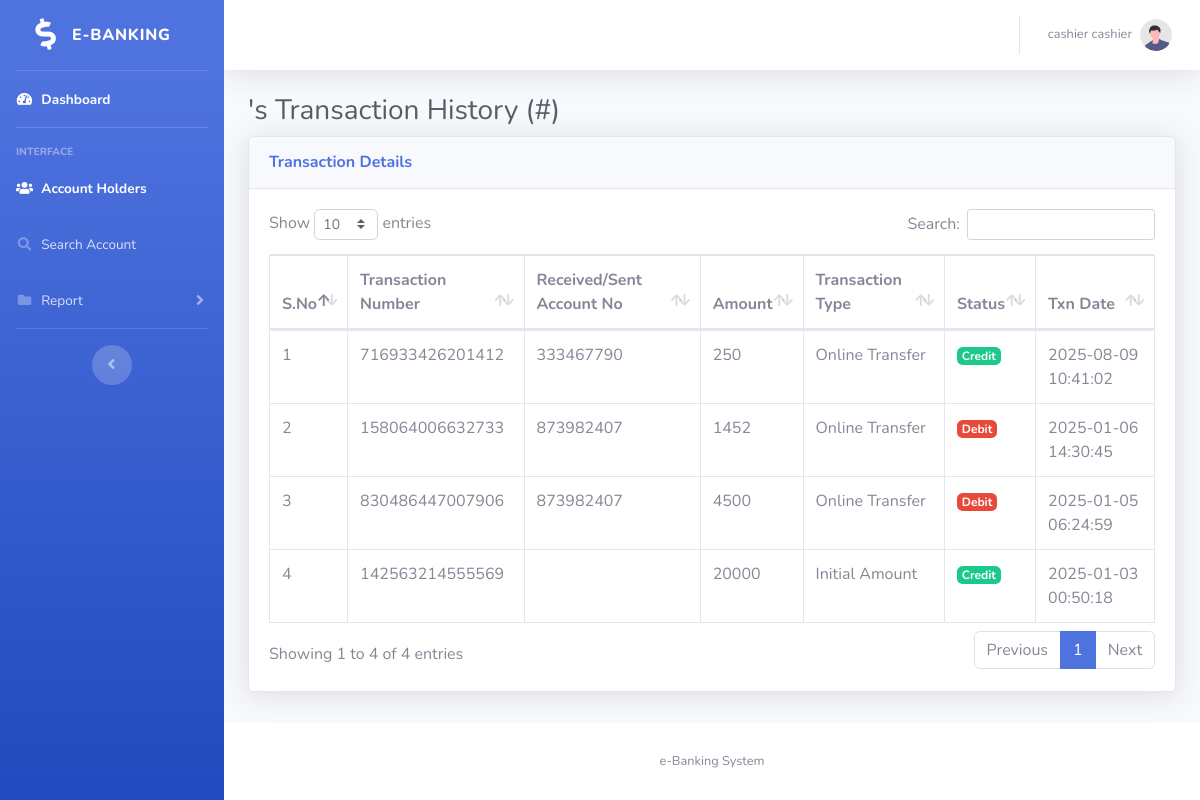
/bankms/cashier/txn-history.php?userid=2 (signed in), run on the app's committed database.
### tables this page shows
CREATE TABLE `tblcashier` (
  `ID` int(10) NOT NULL,
  `EmpID` varchar(250) DEFAULT NULL,
  `FirstName` varchar(250) DEFAULT NULL,
  `LastName` varchar(250) DEFAULT NULL,
  `MobileNumber` bigint(10) DEFAULT NULL,
  `Email` varchar(250) DEFAULT NULL,
  `Gender` varchar(250) DEFAULT NULL,
  `Dob` date DEFAULT NULL,
  `Address` mediumtext DEFAULT NULL,
  `Password` varchar(250) DEFAULT NULL,
  `JoiningDate` timestamp NULL DEFAULT current_timestamp()
);

CREATE TABLE `tbltransaction` (
  `ID` int(11) NOT NULL,
  `txnNumber` bigint(15) DEFAULT NULL,
  `UserID` int(5) DEFAULT NULL,
  `AccountNumber` int(11) DEFAULT NULL,
  `Amount` decimal(10,0) DEFAULT NULL,
  `TransactionType` varchar(250) DEFAULT NULL,
  `Status` varchar(250) DEFAULT NULL,
  `TransactionDate` timestamp NULL DEFAULT current_timestamp(),
  `cashierId` int(11) DEFAULT NULL,
  `userIdRT` int(11) NOT NULL
);

CREATE TABLE `tblaccountdetails` (
  `ID` int(10) NOT NULL,
  `Userid` int(5) DEFAULT NULL,
  `AddressProof` varchar(250) DEFAULT NULL,
  `APIDNumber` varchar(250) DEFAULT NULL,
  `UAProof` varchar(250) DEFAULT NULL,
  `UPCard` varchar(250) DEFAULT NULL,
  `PANNum` varchar(250) DEFAULT NULL,
  `Address` varchar(250) DEFAULT NULL,
  `DOB` varchar(250) DEFAULT NULL,
  `TermandCond` int(1) DEFAULT NULL,
  `ApplyDate` timestamp NULL DEFAULT current_timestamp(),
  `AccountNumber` int(10) DEFAULT NULL,
  `AllottedUserid` varchar(250) DEFAULT NULL,
  `Initialamount` decimal(10,0) DEFAULT NULL,
  `Remarks` varchar(250) DEFAULT NULL,
  `Status` varchar(250) DEFAULT NULL,
  `AllottedDate` timestamp NULL DEFAULT NULL ON UPDATE current_timestamp()
);

### bankms/cashier/txn-history.php (the view, shortened to what this page needs)
<?php session_start();
include('includes/dbconnection.php');
if (strlen($_SESSION['cid']==0)) {
  header('location:logout.php');
  } else{
  ?>
<!DOCTYPE html>
<html lang="en">
<head>
    <link href="../vendor/fontawesome-free/css/all.min.css" rel="stylesheet" type="text/css">
    <link href="../css/sb-admin-2.min.css" rel="stylesheet">
    <link href="../vendor/datatables/dataTables.bootstrap4.min.css" rel="stylesheet">
</head>
<body id="page-top">
    <div id="wrapper">
        <?php include_once('includes/sidebar.php');?>
        <div id="content-wrapper" class="d-flex flex-column">
            <div id="content">
              <?php include_once('includes/header.php');?>
                <div class="container-fluid">
                    <h1 class="h3 mb-2 text-gray-800"><?php echo $_GET['uname'];?>'s Transaction History (#<?php echo $_GET['anumber'];?>)</h1>
                    <div class="card shadow mb-4">
                        <div class="card-header py-3">
                            <h6 class="m-0 font-weight-bold text-primary">Transaction Details</h6>
                        </div>
                        <div class="card-body">
                            <div class="table-responsive">
                                <table class="table table-bordered" id="dataTable" width="100%" cellspacing="0">
                                    <thead>
                                        <tr>
                                            <th>S.No</th>
                                                    <th>Transaction Number</th>
                                                    <th>Received/Sent Account No</th>
                                                    <th>Amount</th>
                                                    <th>Transaction Type</th>
                                                    <th>Status</th>
                                                    <th>Txn Date</th>
                                        </tr>
                                    </thead>
                                    <tbody>
                                        <?php
                                        $uid=intval($_GET['userid']);
$query = $dbh -> prepare("SELECT tbltransaction.*, tblaccountdetails.AccountNumber AS BenAccountNumber from tbltransaction
left join tblaccountdetails on tblaccountdetails.Userid=tbltransaction.userIdRT
 where tbltransaction.UserID=:uid order by tbltransaction.id desc");
$query->bindParam(':uid',$uid,PDO::PARAM_STR);
$query->execute();
$results=$query->fetchAll(PDO::FETCH_OBJ);
$cnt=1;
if($query->rowCount() > 0)
{
foreach($results as $row)
{               ?>
                                                    <tr>
                                                    <td><?php echo htmlentities($cnt);?></td>
                                                    <td><?php  echo htmlentities($row->txnNumber);?></td>
                                                    <td>
<?php
    $rt = $row->userIdRT;
    $q2 = $dbh->prepare("SELECT AccountNumber FROM tblaccountdetails WHERE Userid = :rt");
    $q2->bindParam(':rt', $rt, PDO::PARAM_STR);
    $q2->execute();
    $benAcc = $q2->fetchColumn();
    echo htmlentities($benAcc);
?>
</td>
                                                    <td><?php  echo htmlentities($row->Amount);?></td>
                                                    <td><?php  echo htmlentities($row->TransactionType);?></td>
                                                    <td><?php  $tstatus=$row->Status;
                                                    if($tstatus=='C' || $tstatus=='I'): ?>
                                                        <span class="badge badge-success">Credit</span>
                                                        <?php elseif($tstatus=='D'): ?>
                                                        <span class="badge badge-danger">Debit</span>
                                                        <?php endif;?></td>
                                                    <td><?php  echo htmlentities($row->TransactionDate);?></td>
                                                </tr>
                                              <?php $cnt=$cnt+1;}} ?>
                                    </tbody>
                                </table>
                            </div>
                        </div>
                    </div>
                </div>
            </div>
          <?php include_once('includes/footer.php');?>
        </div>
    </div>
</body>
</html><?php }  ?>

### bankms/cashier/includes/header.php (shortened to what this page needs)
                <nav class="navbar navbar-expand navbar-light bg-white topbar mb-4 static-top shadow">
                    <ul class="navbar-nav ml-auto">
                        <li class="nav-item dropdown no-arrow">
                            <a class="nav-link dropdown-toggle" href="#" id="userDropdown" role="button"
                                data-toggle="dropdown" aria-haspopup="true" aria-expanded="false">
<?php $cid=$_SESSION['cid'];
$sql="SELECT * from  tblcashier where ID=:cid";
$query = $dbh -> prepare($sql);
$query->bindParam(':cid',$cid,PDO::PARAM_STR);
$query->execute();
$results=$query->fetchAll(PDO::FETCH_OBJ);
foreach ($results as $row) {
$fname=$row->FirstName;
$lname=$row->LastName;
}
?>
                                <span class="mr-2 d-none d-lg-inline text-gray-600 small"><?php  echo htmlentities($fname." ".$lname);?></span>
                                <img class="img-profile rounded-circle"
                                    src="../img/undraw_profile.svg">
                            </a>
                        </li>
                    </ul>
                </nav>

### data on the page
tblcashier: FirstName+LastName "cashier cashier"
tbltransaction: txnNumber "716933426201412", tblaccountdetails.AccountNumber "333467790", Amount "250", TransactionType "Online Transfer", Status "Credit", TransactionDate "2025-08-09 10:41:02"
tbltransaction: txnNumber "158064006632733", tblaccountdetails.AccountNumber "873982407", Amount "1452", TransactionType "Online Transfer", Status "Debit", TransactionDate "2025-01-06 14:30:45"
tbltransaction: txnNumber "830486447007906", tblaccountdetails.AccountNumber "873982407", Amount "4500", TransactionType "Online Transfer", Status "Debit", TransactionDate "2025-01-05 06:24:59"
tbltransaction: txnNumber "142563214555569", Amount "20000", TransactionType "Initial Amount", Status "Credit", TransactionDate "2025-01-03 00:50:18"
